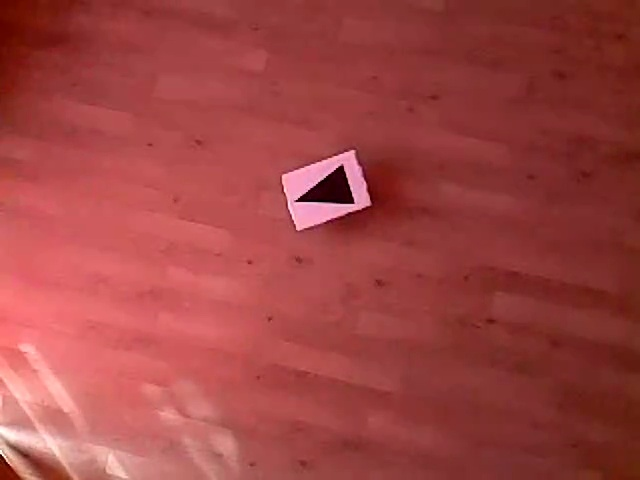
#> input picture data/frame12.jpg, 640 x 480 px
$ python -i func-vid.py   (imports and definitions only)
#> lines starting #> are read from the running program, lines starting #| are printed output that depends on the picture; after the words box and inside, x2 and y2 are one past the last pixel; in counts of white or black regions, pixels touching at a corner belong together; long printed decimals are rounded
### pyimagesearch/shapedetector.py
# import the necessary packages
import cv2

class ShapeDetector:
	def __init__(self):
		pass

	def detect(self, c):
		# initialize the shape name and approximate the contour
		shape = "unidentified"
		peri = cv2.arcLength(c, True)
		approx = cv2.approxPolyDP(c, 0.04 * peri, True)

		# if the shape is a triangle, it will have 3 vertices
		if len(approx) == 3:
			shape = "triangle"

		# if the shape has 4 vertices, it is either a square or
		# a rectangle
		elif len(approx) == 4:
			# compute the bounding box of the contour and use the
			# bounding box to compute the aspect ratio
			(x, y, w, h) = cv2.boundingRect(approx)
			ar = w / float(h)

			# a square will have an aspect ratio that is approximately
			# equal to one, otherwise, the shape is a rectangle
			shape = "square" if ar >= 0.95 and ar <= 1.05 else "rectangle"

		# if the shape is a pentagon, it will have 5 vertices
		elif len(approx) == 5:
			shape = "pentagon"

		# otherwise, we assume the shape is a circle
		else:
			shape = "circle"

		# return the name of the shape
		return shape

### func-vid.py
from pyimagesearch.shapedetector import ShapeDetector

import cv2
import os
import time

import argparse
import imutils
import numpy as np
import math


def localiseRobot(image):
#> called with image = 'data/frame12.jpg'
    image = cv2.imread(image)
#> image is the input picture: shape (480, 640, 3); mean B, G, R 66.3, 67.9, 159.1
    resized = imutils.resize(image, width=300, height=300)
    ratio = image.shape[0] / float(resized.shape[0])
#> ratio = 2.13

    ##lower and upper bounds for the shape colors
    #   R: 176 G: 62 B: 84      R: 148 G: 50 B: 72
    #   R: 186 G: 140 B: 171
    #lower1 = np.array([148,50,72])
    #upper1 = np.array([185,150,183])
    #   R: 158 G: 79 B: 116
    # convert the resized image to grayscale, blur it slightly,
    # and threshold it
    gray = cv2.cvtColor(resized, cv2.COLOR_BGR2GRAY)
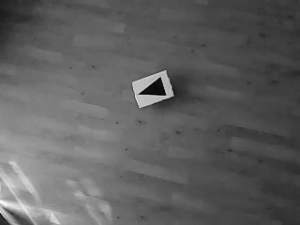
#> gray: shape (225, 300); min 8, max 250, mean 95
    blurred = cv2.GaussianBlur(gray, (13, 13), 0)
    thresh = cv2.threshold(blurred, 60, 255, cv2.THRESH_BINARY)[1]
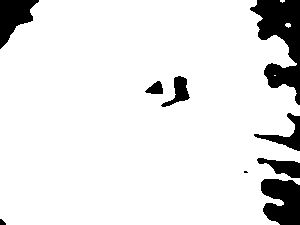
#> thresh: shape (225, 300); 90.1% white; 9 black regions (1 under 20 px), largest, box (x1, y1, x2, y2) and area: (250, 0, 300, 105) 2660, (261, 179, 300, 225) 1438, (0, 0, 39, 49) 1035
    edged = cv2.Canny(thresh,50,100)
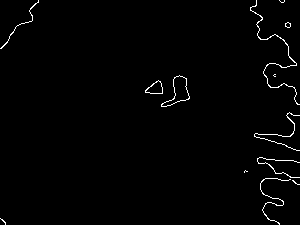
#> edged: shape (225, 300); 1.3% white in thin lines or dots
    edged = cv2.dilate(edged,None,iterations=1)
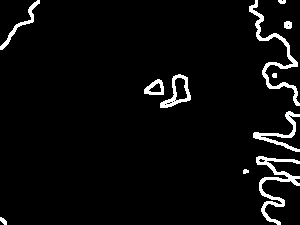
#> edged: shape (225, 300); 4.3% white; 11 white regions, largest, box (x1, y1, x2, y2) and area: (256, 156, 300, 225) 776, (249, 0, 300, 106) 770, (253, 111, 300, 152) 437
    edged = cv2.erode(edged,None,iterations=1)
#> edged: shape (225, 300); 1.4% white in thin lines or dots
    # [6 lines of commented-out code are left out]
    cnts = cv2.findContours(edged.copy(), cv2.RETR_EXTERNAL,
        cv2.CHAIN_APPROX_SIMPLE)
#> cnts = 11 contours, 5 with area under 20; largest, box (x1, y1, x2, y2) and area: (161, 75, 190, 107) 370, (145, 80, 163, 94) 145, (250, 0, 300, 105) 52, (257, 157, 300, 225) 39, (254, 112, 300, 151) 32, (285, 22, 291, 28) 20
    cnts = imutils.grab_contours(cnts)
    sd = ShapeDetector()
    i = 0
    # loop over the contours
    for c in cnts:
        i+=1
        # compute the center of the contour, then detect the name of the
        # shape using only the contour
        M = cv2.moments(c)
        #cv2.imshow("Image", image)
            #cv2.waitKey(0)
        cX = int((M["m10"] / M["m00"]) * ratio)
        cY = int((M["m01"] / M["m00"]) * ratio)
        #print(cX,cY)
        shape = sd.detect(c)
        # multiply the contour (x, y)-coordinates by the resize ratio,
        # then draw the contours and the name of the shape on the image
        c = c.astype("float")
        c *= ratio
        c = c.astype("int")
        cv2.drawContours(image, [c], -1, (0, 255, 0), 1)
        cv2.circle(image, (cX, cY), 1, (255, 255, 255), -1)
        # determine the most extreme points along the contour
        extLeft = tuple(c[c[:, :, 0].argmin()][0])
        #extRight = tuple(c[c[:, :, 0].argmax()][0])
        extTop = tuple(c[c[:, :, 1].argmin()][0])
        extBot = tuple(c[c[:, :, 1].argmax()][0])
        print(extLeft, extTop, extBot)
        xtop=extTop[0]
        ytop=extTop[1]
        cv2.line(edged, (extTop), (cX,cY),(255,255,255), 1)
        cv2.imshow("Image", image)
#> this loop made 11 passes
#> (cX, cY, shape, peri in detect, extLeft, extBot, xtop, ytop) on passes 2, 3, 4, 6, 7, 8, 10, 11: (522, 364, 'circle', 8.24, (520, 364), (520, 366), 522, 362), (593, 395, 'circle', 462.2, (548, 337), (593, 477), 552, 334), (580, 276, 'circle', 251.3, (541, 285), (631, 320), 616, 238), (380, 193, 'pentagon', 106.2, (343, 221), (343, 226), 381, 160), (585, 160, 'pentagon', 6.83, (582, 160), (584, 162), 584, 157), (613, 52, 'circle', 17.66, (608, 49), (612, 57), 612, 46), (586, 105, 'circle', 437.2, (533, 14), (633, 221), 546, 0), (39, 54, 'circle', 145.7, (0, 100), (0, 102), 81, 0)
#> (cX, cY, shape, peri in detect, approx in detect, extBot, xtop, ytop) on pass 1: (6, 470, 'triangle', 17.31, [[0, 218], [5, 224], [5, 222]], (10, 477), 0, 465)
#| (0, 465) (0, 465) (10, 477)
#| (520, 364) (522, 362) (520, 366)
#| (548, 337) (552, 334) (593, 477)
#| (541, 285) (616, 238) (631, 320)
#| (309, 192) (337, 170) (320, 198)
#| (343, 221) (381, 160) (343, 226)
#| (582, 160) (584, 157) (584, 162)
#| (608, 49) (612, 46) (612, 57)
#> (further printed lines are left out)
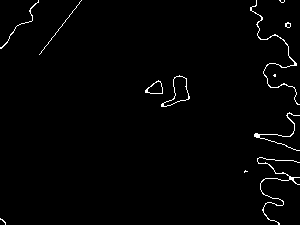
#> edged: shape (225, 300); 1.5% white in thin lines or dots
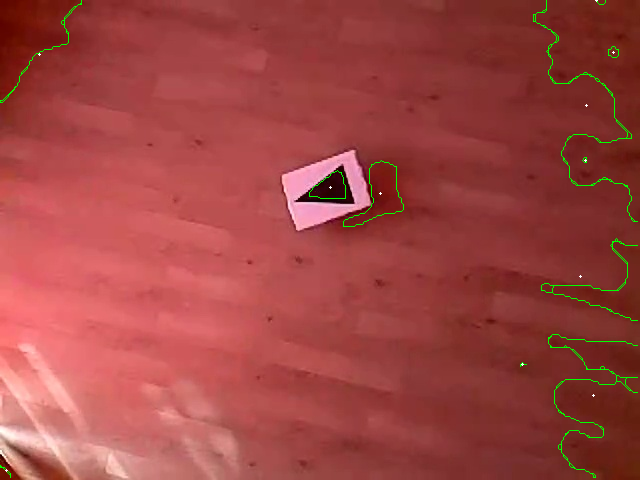
#> image: shape (480, 640, 3); 0.66% of pixels changed, all inside (x1, y1, x2, y2) = (0, 0, 638, 478)
#> after the loop, i = 11

    print("centre  ",cX,cY)
#| centre   39 54
    cv2.imshow("Image",image)
    adj=xtop-cX
#> adj = 42
    opp=ytop-cY
#> opp = -54
    orien=math.degrees(math.atan(opp/adj))
#> orien = -52.13
    #cv2.setMouseCallback("Image", click_and_crop)
    print(orien)
#| -52.125


def extractFrames(pathIn, pathOut):
    os.mkdir(pathOut)

    cap = cv2.VideoCapture(pathIn)
    count = 0

    while (cap.isOpened()):

        # Capture frame-by-frame
        ret, frame = cap.read()

        if ret == True:
            print('Read %d frame: ' % count, ret)
            cv2.imwrite(os.path.join(pathOut, "frame{:d}.jpg".format(count)), frame)  # save frame as JPEG file
            #time.sleep(1)
            img=cv2.imread('data/frame{:d}.jpg'.format(count))
            cv2.imshow('image',img)
            # [4 lines of commented-out code are left out]
            count += 1
        else:
            break
    # When everything done, release the capture
    cap.release()
    cv2.destroyAllWindows()

def main():
    extractFrames('bot2.mp4', 'data')

# [2 lines not run here, left out]

>>> result = localiseRobot('data/frame12.jpg')
